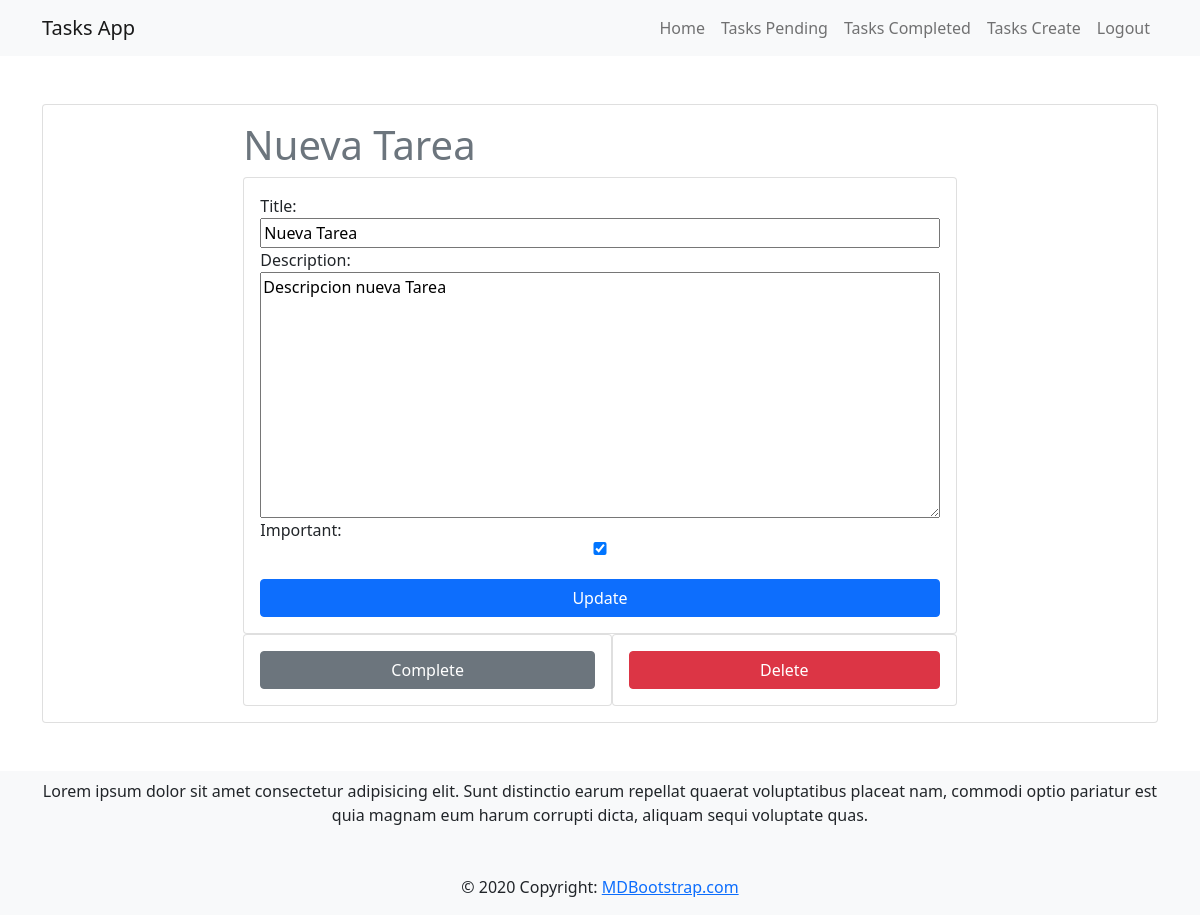
The page /tasks/8/ (signed in) on the database its author committed.
### tasks/models.py (models this page shows, shortened)
class Task(models.Model):
    title = models.CharField(max_length=200)
    description = models.TextField(blank=True)
    created = models.DateTimeField(auto_now_add=True)
    updated = models.DateTimeField(auto_now=True)
    datecompleted = models.DateTimeField(null=True, blank=True)
    important = models.BooleanField(default=False)
    user = models.ForeignKey(User, on_delete=models.CASCADE)
    class Meta:
        verbose_name = 'Task'
        verbose_name_plural = 'Tasks'

### tasks/views.py (the view, shortened to what this page needs)
# urls.py: path("tasks/<int:taskId>/", views.detail_task, name="detail_task"),
@login_required
def detail_task(request, taskId):
    if request.method == 'GET':
        task = get_object_or_404(
            Task, id=taskId, user=request.user)
        form = TaskForm(instance=task)
        return render(request, "detail_task.html", {
            'task': task,
            'form': form
        })

### tasks/forms.py
class TaskForm(forms.ModelForm):
    class Meta:
        model = Task
        fields = ("title", "description", "important",)
        Widget = {
            'title': forms.TextInput(attrs={'class': 'form-control', 'placeholder': 'Write a Title', }),
            'description': forms.Textarea(attrs={'class': 'form-control', 'placeholder': 'Write a Description', }),
            'important': forms.CheckboxInput(attrs={'class': 'form-check-input', }),
        }

### tasks/templates/detail_task.html (shortened to what this page needs)
{% extends 'base.html' %} {% block content %}
<div class="row">
  <div class="col-md-8 offset-md-2">
    <h1 class="text-secondary">{{task.title}}</h1>
    <form method="POST" class="card card-body">
      {% csrf_token %} {{form}}
      <button class="btn btn-primary mt-4">Update</button>
    </form>
    <div class="d-flex">
      <form action=" {% url 'complete_task' task.id %}  " method="POST" class="card card-body">
        <button class="btn btn-secondary">Complete</button>
      </form>
      <form action=" {% url 'delete_task' task.id %}  " method="POST" class="card card-body">
        <button class="btn btn-danger">Delete</button>
      </form>
    </div>
  </div>
</div>
{% endblock %}

### rows shown on the page
Task: title "Nueva Tarea", description "Descripcion nueva Tarea", important "☑"
